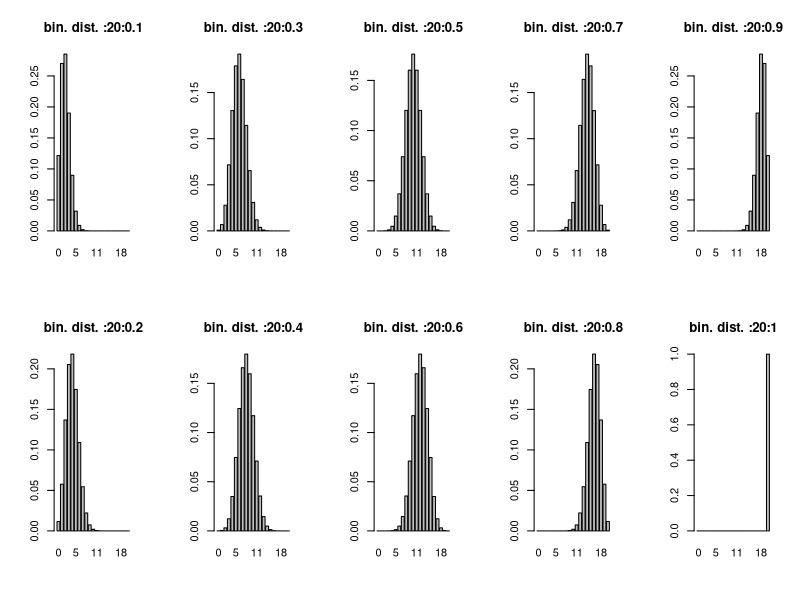

This chart was generated by the following R code:
## ---- chunk 1
knitr::opts_chunk$set(error = TRUE)
knitr::opts_chunk$set(cache=FALSE)
knitr::opts_chunk$set(warning=FALSE)
knitr::opts_chunk$set(message=FALSE)
## ---- chunk 2
p1 = 1/6
dbinom(x=3, size=10, prob=p1)
## ---- chunk 3
pbinom(q=3, size=10, prob=p1)
## ---- chunk 4
dbinom(x=0, size=10, prob=p1)
dbinom(x=1, size=10, prob=p1)
dbinom(x=2, size=10, prob=p1)
dbinom(x=3, size=10, prob=p1)
## ---- chunk 5
rbinom(n=10, size=10, prob=p1)
## ---- chunk 6
0*dbinom(x=0, size=2,p1) + 1*dbinom(x=1, size=2,p1) + 2*dbinom(x=2, size=2,p1)
## ---- chunk 7
trials <- rbinom(n=10, size=2, prob=p1)
mean(trials)
## ---- chunk 8
trials <- rbinom(n=100000, size=2, prob=p1)
mean(trials)
## ---- chunk 9
trials <- rbinom(n=100000, size=2, prob=p1)
var(trials)
## ---- chunk 10
graph <- function(n,p){
  x <- dbinom(0:n,size=n,prob=p)
  barplot(x,names.arg=0:n,
         main=sprintf(paste('bin. dist. ',n,p,sep=':')))
}
par(mfcol=c(2,5))
  mapply(graph,20,seq(0.1,1,0.1))
